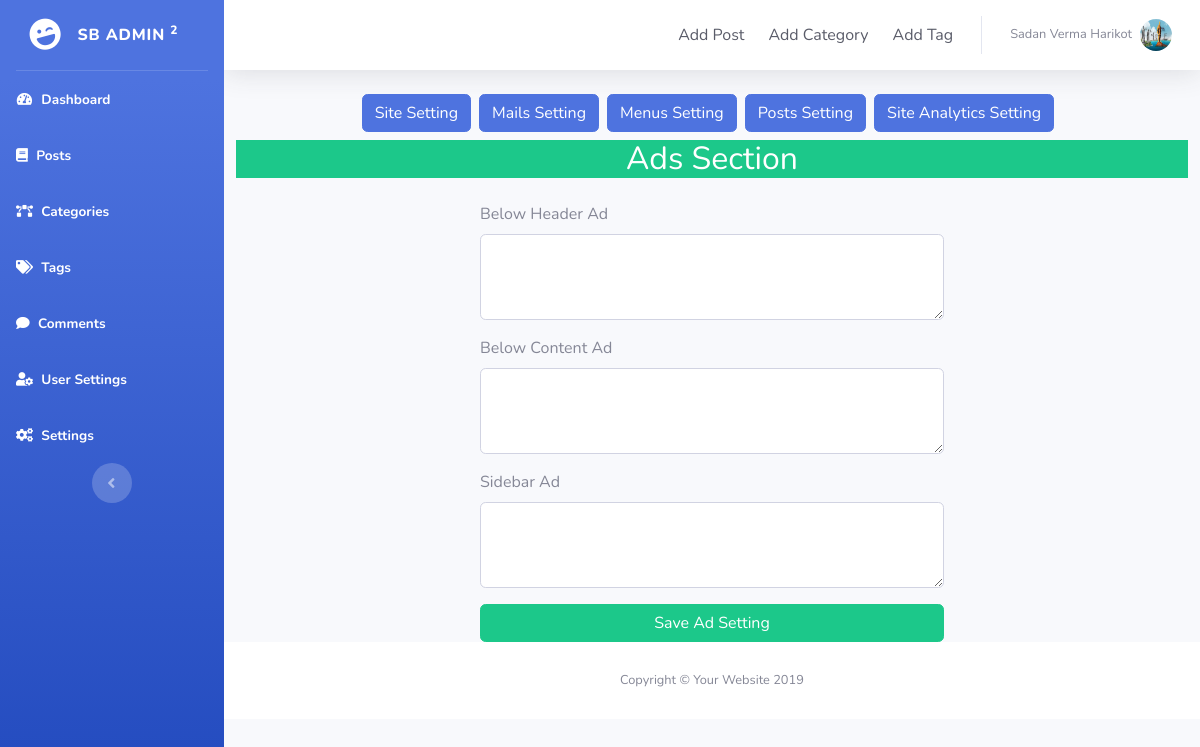
Before: /admin/ads-setting.php (signed in) with the older database file.
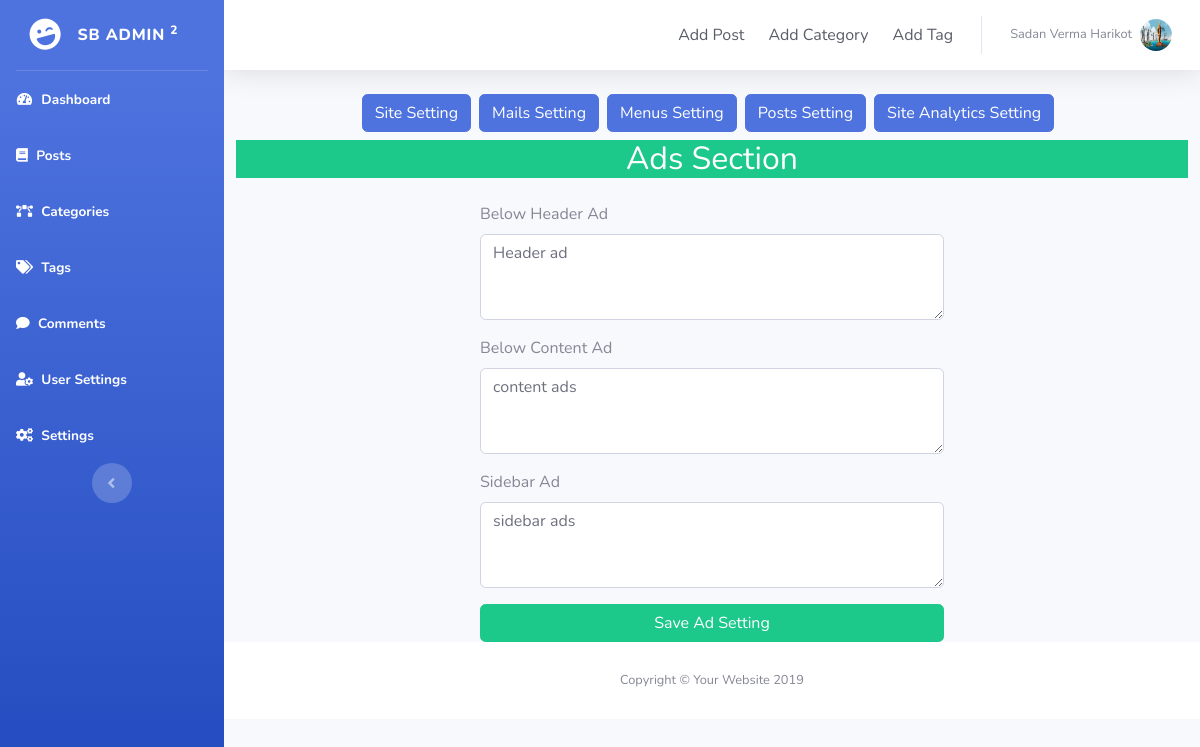
After: the same page with the newer database file.
### tables this page shows
CREATE TABLE `ads` (
  `id` int(11) NOT NULL,
  `below_header` varchar(900) DEFAULT NULL,
  `below_content` varchar(900) DEFAULT NULL,
  `sidebar` varchar(900) DEFAULT NULL
);

### admin/db/DB.php (called while the page is built, shortened)
<?php
class DB
{
    protected $dbh;
    public function __construct()
    {
        $this->dbh = new PDO('mysql:host=' . DB_HOST . ';dbname=' . DB_NAME, DB_USER, DB_PASS);
    }
    public function getAds()
    {
        $query = "SELECT * FROM ads";
        $stmt = $this->dbh->prepare($query);
        $stmt->execute();
        $result = $stmt->fetchAll(PDO::FETCH_OBJ);
        if (count($result) > 0) {
            return $result;
        }
        return [];
    }
}

### admin/ads-setting.php (the view, shortened to what this page needs)
<?php
require_once 'db/DB.php';
$db = new DB();
extract($db->getUserData('users', $_SESSION['user']), EXTR_PREFIX_ALL, 'user');
$ads = $db->getAds();
?>
<?php include 'inc/header.php' ?>
<div id="wrapper">
    <?php include 'inc/sidebar.php'; ?>
    <div id="content-wrapper" class="d-flex flex-column">
        <div id="content">
            <?php include 'inc/top.php'; ?>
            <div class='oop-box'>
                <div class="col-12 d-flex justify-content-center mb-2">
                    <a href='settings.php' class="btn btn-primary mr-2" type="button">Site Setting</a>
                    <a href='mails-setting.php' class="btn btn-primary mr-2" type="button">Mails Setting</a>
                    <a href='menus-setting.php' class="btn btn-primary mr-2" type="button">Menus Setting</a>
                    <a href='posts-setting.php' class="btn btn-primary mr-2" type="button">Posts Setting</a>
                    <a href='anaytics-setting.php' class="btn btn-primary mr-2" type="button">Site Analytics Setting</a>
                </div>
                <div class="col-12">
                    <h2 class="text-center bg-success text-white mb-4">Ads Section</h2>
                </div>
                <div class="col-6 offset-3">
                    <form method="post" enctype="multipart/form-data">
                        <div class="form-group">
                            <label for="below_header">Below Header Ad</label>
                            <textarea id="below_header" class="form-control" name="below_header" rows="3"><?= $ads[0]->below_header; ?></textarea>
                        </div>
                        <div class="form-group">
                            <label for="below_content">Below Content Ad</label>
                            <textarea id="below_content" class="form-control" name="below_content" rows="3"><?= $ads[0]->below_content; ?></textarea>
                        </div>
                        <div class="form-group">
                            <label for="sidebar">Sidebar Ad</label>
                            <textarea id="my-sidebar" class="form-control" name="sidebar" rows="3"><?= $ads[0]->sidebar; ?></textarea>
                        </div>
                        <button class="btn btn-success btn-block" type="submit">Save Ad Setting</button>
                    </form>
                </div>
            </div>
            <?php include 'inc/copyright.php'; ?>
        </div>
    </div>
    <?php include 'inc/footer.php'; ?>

Changed rows visible on the page:
added ads: below_header "Header ad", below_content "content ads", sidebar "sidebar ads"
